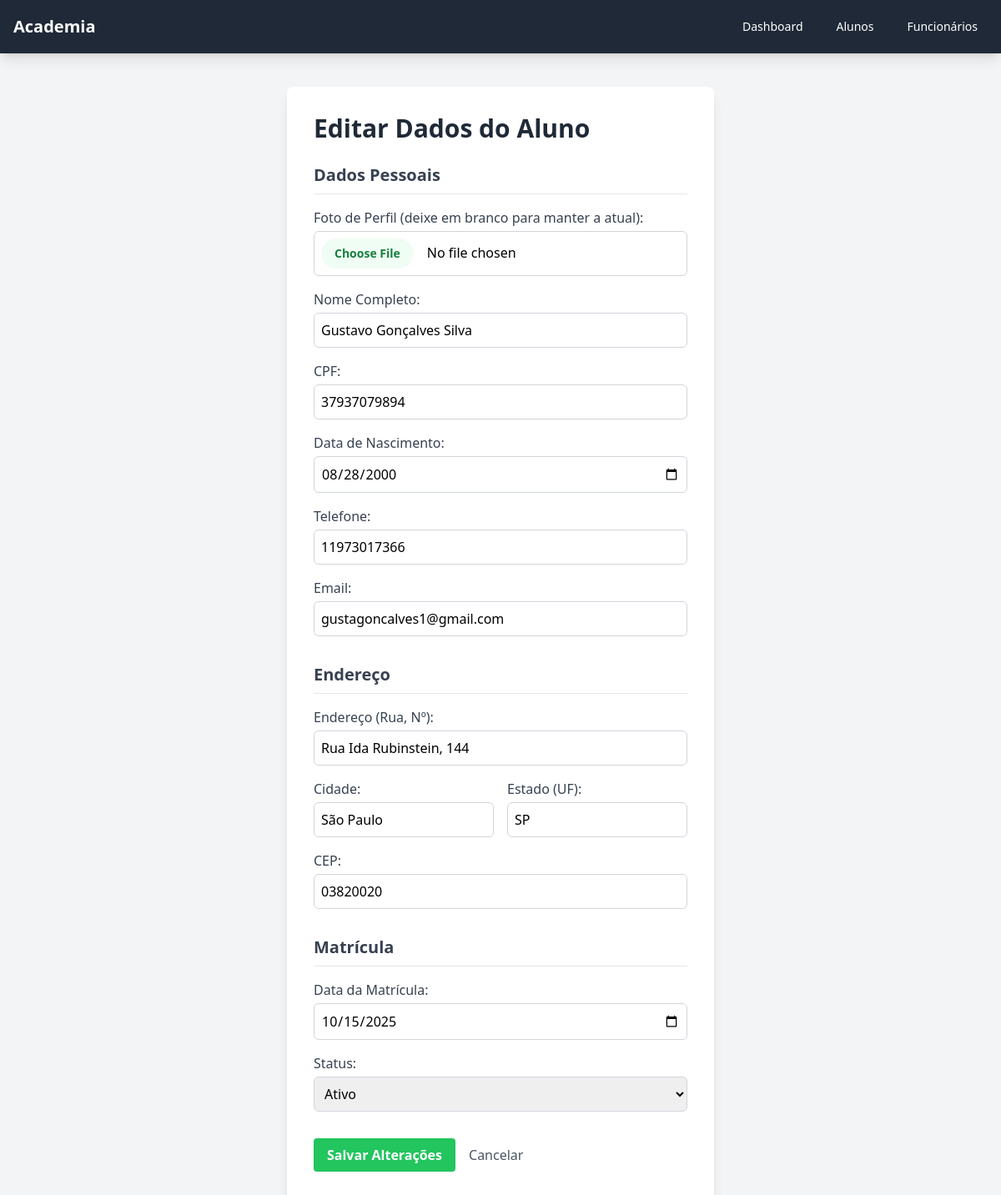
Page /aluno/editar/1 on the committed database.
### app.py (models this page shows)
class Aluno(db.Model):
    __tablename__ = 'alunos'
    id = db.Column(db.Integer, primary_key=True)
    nome = db.Column(db.String(100), nullable=False)
    foto = db.Column(db.String(100), nullable=True, default='default.png')
    cpf = db.Column(db.String(14), unique=True, nullable=False)
    data_nascimento = db.Column(db.String(10), nullable=False)
    endereco = db.Column(db.String(200), nullable=True)
    cidade = db.Column(db.String(100), nullable=True)
    estado = db.Column(db.String(2), nullable=True)
    cep = db.Column(db.String(9), nullable=True)
    telefone = db.Column(db.String(20), nullable=True)
    email = db.Column(db.String(100), unique=True, nullable=True)
    data_matricula = db.Column(db.String(10), nullable=True)
    status = db.Column(db.String(10), default= 'Ativo', nullable=False)

### app.py (the view, shortened to what this page needs)
@app.route('/aluno/editar/<int:aluno_id>', methods=['GET', 'POST'])
def editar_aluno(aluno_id):
    aluno = Aluno.query.get_or_404(aluno_id)
    return render_template('form_aluno.html', aluno=aluno)

### templates/form_aluno.html (shortened to what this page needs)
{% extends 'base.html' %}
{% block content %}
<div class="max-w-lg mx-auto bg-white p-8 shadow-lg rounded-lg">
    <h1 class="text-3xl font-bold text-gray-800 mb-6">{% if aluno %}Editar Dados do Aluno{% else %}Dados do Aluno{% endif %}</h1>
    <form method="post" enctype="multipart/form-data" class="space-y-4">
        <h2 class="text-xl font-semibold text-gray-700 border-b pb-2">Dados Pessoais</h2>
        <div>
            <label for="foto" class="block font-medium text-gray-700">Foto de Perfil (deixe em branco para manter a atual):</label>
            <input type="file" name="foto" id="foto" class="w-full border border-gray-300 rounded-md p-2 mt-1 file:mr-4 file:py-2 file:px-4 file:rounded-full file:border-0 file:text-sm file:font-semibold file:bg-green-50 file:text-green-700 hover:file:bg-green-100">
        </div>
        <div>
            <label for="nome" class="block font-medium text-gray-700">Nome Completo:</label>
            <input type="text" name="nome" id="nome" class="w-full border border-gray-300 rounded-md p-2 mt-1" required value="{{ aluno.nome if aluno }}">
        </div>
        <div>
            <label for="cpf" class="block font-medium text-gray-700">CPF:</label>
            <input type="text" name="cpf" id="cpf" class="w-full border border-gray-300 rounded-md p-2 mt-1" required value="{{ aluno.cpf if aluno }}">
        </div>
        <div>
            <label for="data_nascimento" class="block font-medium text-gray-700">Data de Nascimento:</label>
            <input type="date" name="data_nascimento" id="data_nascimento" class="w-full border border-gray-300 rounded-md p-2 mt-1" required value="{{ aluno.data_nascimento if aluno }}">
        </div>
        <div>
            <label for="telefone" class="block font-medium text-gray-700">Telefone:</label>
            <input type="tel" name="telefone" id="telefone" class="w-full border border-gray-300 rounded-md p-2 mt-1" value="{{ aluno.telefone if aluno }}">
        </div>
        <div>
            <label for="email" class="block font-medium text-gray-700">Email:</label>
            <input type="email" name="email" id="email" class="w-full border border-gray-300 rounded-md p-2 mt-1" value="{{ aluno.email if aluno }}">
        </div>
        <h2 class="text-xl font-semibold text-gray-700 border-b pb-2 pt-4">Endereço</h2>
        <div>
            <label for="endereco" class="block font-medium text-gray-700">Endereço (Rua, Nº):</label>
            <input type="text" name="endereco" id="endereco" class="w-full border border-gray-300 rounded-md p-2 mt-1" value="{{ aluno.endereco if aluno }}">
        </div>
        <div class="grid grid-cols-2 gap-4">
            <div>
                <label for="cidade" class="block font-medium text-gray-700">Cidade:</label>
                <input type="text" name="cidade" id="cidade" class="w-full border border-gray-300 rounded-md p-2 mt-1" value="{{ aluno.cidade if aluno }}">
            </div>
            <div>
                <label for="estado" class="block font-medium text-gray-700">Estado (UF):</label>
                <input type="text" name="estado" id="estado" class="w-full border border-gray-300 rounded-md p-2 mt-1" maxlength="2" value="{{ aluno.estado if aluno }}">
            </div>
        </div>
        <div>
            <label for="cep" class="block font-medium text-gray-700">CEP:</label>
            <input type="text" name="cep" id="cep" class="w-full border border-gray-300 rounded-md p-2 mt-1" value="{{ aluno.cep if aluno }}">
        </div>
        <h2 class="text-xl font-semibold text-gray-700 border-b pb-2 pt-4">Matrícula</h2>
        <div>
            <label for="data_matricula" class="block font-medium text-gray-700">Data da Matrícula:</label>
            <input type="date" name="data_matricula" id="data_matricula" class="w-full border border-gray-300 rounded-md p-2 mt-1" value="{{ aluno.data_matricula if aluno }}">
        </div>
        <div>
            <label for="status" class="block font-medium text-gray-700">Status:</label>
            <select name="status" id="status" class="w-full border border-gray-300 rounded-md p-2 mt-1">
                <option value="Ativo" {% if aluno and aluno.status == 'Ativo' %}selected{% endif %}>Ativo</option>
            </select>
        </div>
        <div class="flex items-center space-x-4 pt-4">
             <button type="submit" class="bg-green-500 hover:bg-green-600 text-white font-bold py-2 px-4 rounded">Salvar Alterações</button>
            <a href="{{ url_for('lista_alunos') }}" class="text-gray-600 hover:underline">Cancelar</a>
        </div>
    </form>
</div>
{% endblock %}

### rows in the picture
Aluno: nome "Gustavo Gonçalves Silva", cpf "37937079894", data_nascimento "08/28/2000", telefone "11973017366", email "gustagoncalves1@gmail.com", endereco "Rua Ida Rubinstein, 144", cidade "São Paulo", estado "SP", cep "03820020", data_matricula "10/15/2025", status "Ativo"
